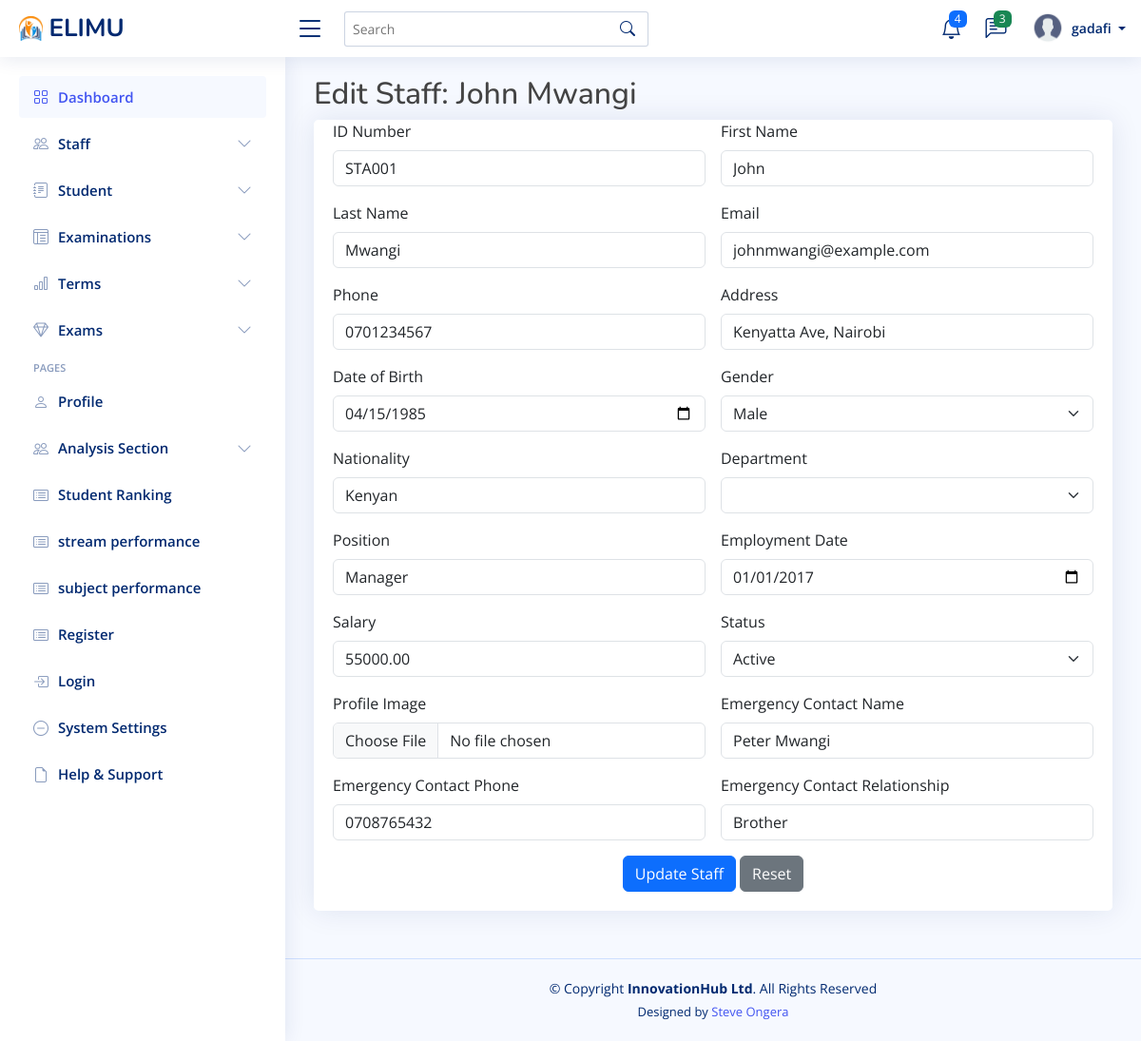
Page /staff/update/1/ (signed in) on the committed database.
### myapp/models.py (models this page shows, shortened)
class Staff(models.Model):
    id_number = models.CharField(max_length=20, unique=True)
    first_name = models.CharField(max_length=100)
    last_name = models.CharField(max_length=100)
    email = models.EmailField(unique=True)
    phone = models.CharField(max_length=15, unique=True)
    address = models.TextField(null=True, blank=True)
    date_of_birth = models.DateField(null=True, blank=True)
    gender = models.CharField(max_length=10, choices=[('M', 'Male'), ('F', 'Female')], null=True, blank=True)
    nationality = models.CharField(max_length=50, null=True, blank=True)
    department = models.CharField(max_length=100, null=True, blank=True)
    position = models.CharField(max_length=100, null=True, blank=True)  # e.g., Admin, Teacher, Security, etc.
    employment_date = models.DateField(null=True, blank=True)
    salary = models.DecimalField(max_digits=10, decimal_places=2, null=True, blank=True)
    status = models.CharField(max_length=20, choices=[('Active', 'Active'), ('Inactive', 'Inactive')], default='Active')
    profile_image = models.ImageField(upload_to="staff_profiles/", default="profile.png", null=True, blank=True)
    emergency_contact_name = models.CharField(max_length=100, null=True, blank=True)
    emergency_contact_phone = models.CharField(max_length=15, null=True, blank=True)
    emergency_contact_relationship = models.CharField(max_length=50, null=True, blank=True)
    created_at = models.DateTimeField(auto_now_add=True)
    updated_at = models.DateTimeField(auto_now=True)
    class Meta:
        ordering = ['first_name', 'last_name']

### myapp/views.py (the view)
# urls.py: path('staff/update/<int:pk>/', views.update_staff, name='update_staff'),
@login_required
def update_staff(request, pk):
    staff_member = get_object_or_404(Staff, pk=pk)
    if request.method == 'POST':
        form = StaffForm(request.POST, request.FILES, instance=staff_member)
        if form.is_valid():
            form.save()
            return redirect('staff_list')
    else:
        form = StaffForm(instance=staff_member)
    return render(request, 'staff/update_staff.html', {'form': form})

### templates/staff/update_staff.html (shortened to what this page needs)
{% extends 'base/base.html' %}
{% block content %}
  <h2>Edit Staff: {{ form.instance.first_name }} {{ form.instance.last_name }}</h2>
  <div class="card">
      <div class="card-body">
          <form method="POST" enctype="multipart/form-data">
              <div class="row g-3">
                  <div class="col-md-6">
                      <label for="{{ form.id_number.id_for_label }}" class="form-label">ID Number</label>
                      {{ form.id_number }}
                  </div>
                  <div class="col-md-6">
                      <label for="{{ form.first_name.id_for_label }}" class="form-label">First Name</label>
                      {{ form.first_name }}
                  </div>
                  <div class="col-md-6">
                      <label for="{{ form.last_name.id_for_label }}" class="form-label">Last Name</label>
                      {{ form.last_name }}
                  </div>
                  <div class="col-md-6">
                      <label for="{{ form.email.id_for_label }}" class="form-label">Email</label>
                      {{ form.email }}
                  </div>
                  <div class="col-md-6">
                      <label for="{{ form.phone.id_for_label }}" class="form-label">Phone</label>
                      {{ form.phone }}
                  </div>
                  <div class="col-md-6">
                      <label for="{{ form.address.id_for_label }}" class="form-label">Address</label>
                      {{ form.address }}
                  </div>
                  <div class="col-md-6">
                      <label for="{{ form.date_of_birth.id_for_label }}" class="form-label">Date of Birth</label>
                      {{ form.date_of_birth }}
                  </div>
                  <div class="col-md-6">
                      <label for="{{ form.gender.id_for_label }}" class="form-label">Gender</label>
                      {{ form.gender }}
                  </div>
                  <div class="col-md-6">
                      <label for="{{ form.nationality.id_for_label }}" class="form-label">Nationality</label>
                      {{ form.nationality }}
                  </div>
                  <div class="col-md-6">
                      <label for="{{ form.department.id_for_label }}" class="form-label">Department</label>
                      {{ form.department }}
                  </div>
                  <div class="col-md-6">
                      <label for="{{ form.position.id_for_label }}" class="form-label">Position</label>
                      {{ form.position }}
                  </div>
                  <div class="col-md-6">
                      <label for="{{ form.employment_date.id_for_label }}" class="form-label">Employment Date</label>
                      {{ form.employment_date }}
                  </div>
                  <div class="col-md-6">
                      <label for="{{ form.salary.id_for_label }}" class="form-label">Salary</label>
                      {{ form.salary }}
                  </div>
                  <div class="col-md-6">
                      <label for="{{ form.status.id_for_label }}" class="form-label">Status</label>
                      {{ form.status }}
                  </div>
                  <div class="col-md-6">
                      <label for="{{ form.profile_image.id_for_label }}" class="form-label">Profile Image</label>
                      {{ form.profile_image }}
                  </div>
                  <div class="col-md-6">
                      <label for="{{ form.emergency_contact_name.id_for_label }}" class="form-label">Emergency Contact Name</label>
                      {{ form.emergency_contact_name }}
                  </div>
                  <div class="col-md-6">
                      <label for="{{ form.emergency_contact_phone.id_for_label }}" class="form-label">Emergency Contact Phone</label>
                      {{ form.emergency_contact_phone }}
                  </div>
                  <div class="col-md-6">
                      <label for="{{ form.emergency_contact_relationship.id_for_label }}" class="form-label">Emergency Contact Relationship</label>
                      {{ form.emergency_contact_relationship }}
                  </div>
              </div>
              <div class="text-center mt-3">
                  <button type="submit" class="btn btn-primary">Update Staff</button>
                  <button type="reset" class="btn btn-secondary">Reset</button>
              </div>
          </form>
      </div>
  </div>
{% endblock %}

### templates/base/base.html (shortened to what this page needs)
{% load static %}
<!DOCTYPE html>
<html lang="en">
<head>
  <link href="{% static 'assets/vendor/bootstrap/css/bootstrap.min.css'%}" rel="stylesheet">
  <link href="{% static 'assets/vendor/bootstrap-icons/bootstrap-icons.css'%}" rel="stylesheet">
  <link href="{% static 'assets/vendor/boxicons/css/boxicons.min.css'%}" rel="stylesheet">
  <link href="{% static 'assets/vendor/quill/quill.snow.css'%}" rel="stylesheet">
  <link href="{% static 'assets/vendor/quill/quill.bubble.css'%}" rel="stylesheet">
  <link href="{% static 'assets/vendor/remixicon/remixicon.css'%}" rel="stylesheet">
  <link href="{% static 'assets/vendor/simple-datatables/style.css'%}" rel="stylesheet">
<link href="https://cdn.jsdelivr.net/npm/bootstrap-icons/font/bootstrap-icons.css" rel="stylesheet">
  <link href="{% static 'assets/css/style.css'%}" rel="stylesheet">
  <link href="{% static 'assets/css/extra.css'%}" rel="stylesheet">
</head>
  <body>
    {% include "base/navbar.html" %}
    {% include "base/sidebar.html" %}
    <main id="main" class="main">
        {% block content %}{% endblock %}
    </main>
    {% include 'base/footer.html'%}
 </body>
</html>

### templates/base/navbar.html (shortened to what this page needs)
{% load static %}
<header id="header" class="header fixed-top d-flex align-items-center">
    <div class="d-flex align-items-center justify-content-between">
      <a href="{% url 'admin_dashboard'%}" class="logo d-flex align-items-center">
        <img src="{% static 'assets/img/logo.png'%}" alt="">
        <span class="d-none d-lg-block">ELIMU</span>
      </a>
      <i class="bi bi-list toggle-sidebar-btn"></i>
    </div>
    <div class="search-bar">
      <form class="search-form d-flex align-items-center" method="POST" action="#">
        <input type="text" name="query" placeholder="Search" title="Enter search keyword">
        <button type="submit" title="Search"><i class="bi bi-search"></i></button>
      </form>
    </div>
    <nav class="header-nav ms-auto">
      <ul class="d-flex align-items-center">
        <li class="nav-item dropdown">
          <a class="nav-link nav-icon" href="#" data-bs-toggle="dropdown">
            <i class="bi bi-bell"></i>
            <span class="badge bg-primary badge-number">4</span>
          </a>
            </li>
          </ul>
        <li class="nav-item dropdown">
          <a class="nav-link nav-icon" href="#" data-bs-toggle="dropdown">
            <i class="bi bi-chat-left-text"></i>
            <span class="badge bg-success badge-number">3</span>
          </a>
        </li>
        <li class="nav-item dropdown pe-3">
          <a class="nav-link nav-profile d-flex align-items-center pe-0" href="#" data-bs-toggle="dropdown">
            <img src="{% static 'assets/img/profile.png'%}" alt="Profile" class="rounded-circle">
            <span class="d-none d-md-block dropdown-toggle ps-2">
              {% if user.is_authenticated %}
                   {{ user.username }}
              {% else %}
                  Admin
              {% endif %}
            </span>
          </a>
        </li>
    </nav>
  </header>

### templates/base/sidebar.html (shortened to what this page needs)
{% load static %}
<aside id="sidebar" class="sidebar">
    <ul class="sidebar-nav" id="sidebar-nav">
      <li class="nav-item">
        <a class="nav-link " href="{% url 'admin_dashboard'%}">
          <i class="bi bi-grid"></i>
          <span>Dashboard</span>
        </a>
      </li>
      <li class="nav-item">
        <a class="nav-link collapsed" data-bs-target="#staff-nav" data-bs-toggle="collapse" href="#">
          <i class="bi bi-people"></i><span>Staff</span><i class="bi bi-chevron-down ms-auto"></i>
        </a>
      </li>
      <li class="nav-item">
        <a class="nav-link collapsed" data-bs-target="#forms-nav" data-bs-toggle="collapse" href="#">
          <i class="bi bi-journal-text"></i><span>Student</span><i class="bi bi-chevron-down ms-auto"></i>
        </a>
      </li>
      <li class="nav-item">
        <a class="nav-link collapsed" data-bs-target="#tables-nav" data-bs-toggle="collapse" href="#">
          <i class="bi bi-layout-text-window-reverse"></i><span>Examinations</span><i class="bi bi-chevron-down ms-auto"></i>
        </a>
      </li>
      <li class="nav-item">
        <a class="nav-link collapsed" data-bs-target="#charts-nav" data-bs-toggle="collapse" href="#">
          <i class="bi bi-bar-chart"></i><span>Terms</span><i class="bi bi-chevron-down ms-auto"></i>
        </a>
      </li>
      <li class="nav-item">
        <a class="nav-link collapsed" data-bs-target="#icons-nav" data-bs-toggle="collapse" href="#">
          <i class="bi bi-gem"></i><span>Exams
          </span><i class="bi bi-chevron-down ms-auto"></i>
        </a>
      </li>
      <li class="nav-heading">Pages</li>
      <li class="nav-item">
        <a class="nav-link collapsed" href="#">
          <i class="bi bi-person"></i>
          <span>Profile</span>
        </a>
      </li>
      <li class="nav-item">
        <a class="nav-link collapsed" data-bs-target="#tb-nav" data-bs-toggle="collapse" href="#">
          <i class="bi bi-people"></i><span>Analysis Section</span><i class="bi bi-chevron-down ms-auto"></i>
        </a>
      </li>
      <li class="nav-item">
        <a class="nav-link collapsed" href="{% url 'student_rankings'%}">
          <i class="bi bi-card-list"></i>
          <span>Student Ranking</span>
        </a>
      </li>
      <li class="nav-item">
        <a class="nav-link collapsed" href="{% url 'stream_performance'%}">
          <i class="bi bi-card-list"></i>
          <span>stream performance</span>
        </a>
      </li>
      <li class="nav-item">
        <a class="nav-link collapsed" href="{% url 'subject_performance'%}">
          <i class="bi bi-card-list"></i>
          <span>subject performance</span>
        </a>
      </li>
      <li class="nav-item">
        <a class="nav-link collapsed" href="{% url 'register'%}">
          <i class="bi bi-card-list"></i>
          <span>Register</span>
        </a>
      </li>
      <li class="nav-item">
        <a class="nav-link collapsed" href="{% url 'login'%}">
          <i class="bi bi-box-arrow-in-right"></i>
          <span>Login</span>
        </a>
      </li>
      <li class="nav-item">
        <a class="nav-link collapsed" href="{% url 'system_settings'%}">
          <i class="bi bi-dash-circle"></i>
          <span> System Settings</span>
        </a>
      </li>
      <li class="nav-item">
        <a class="nav-link collapsed" href="{% url 'help_and_support'%}">
          <i class="bi bi-file-earmark"></i>
          <span>Help & Support</span>
        </a>
      </li>
    </ul>
  </aside>

### templates/base/footer.html (shortened to what this page needs)
{% load static %}
  <footer id="footer" class="footer">
    <div class="copyright">
      &copy; Copyright <strong><span>InnovationHub Ltd</span></strong>. All Rights Reserved
    </div>
    <div class="credits">
      Designed by <a href="https://steve-ongera.com/">Steve Ongera</a>
    </div>
  </footer>

### rows in the picture
Staff: instance.first_name "John", instance.last_name "Mwangi", id_number "STA001", first_name "John", last_name "Mwangi", email "johnmwangi@example.com", phone "0701234567", address "Kenyatta Ave, Nairobi", date_of_birth "04/15/1985", gender "Male", nationality "Kenyan", position "Manager", employment_date "01/01/2017", salary "55000.00", status "Active", emergency_contact_name "Peter Mwangi", emergency_contact_phone "0708765432", emergency_contact_relationship "Brother"

### other values in the picture
{{ user.username }} "gadafi"
